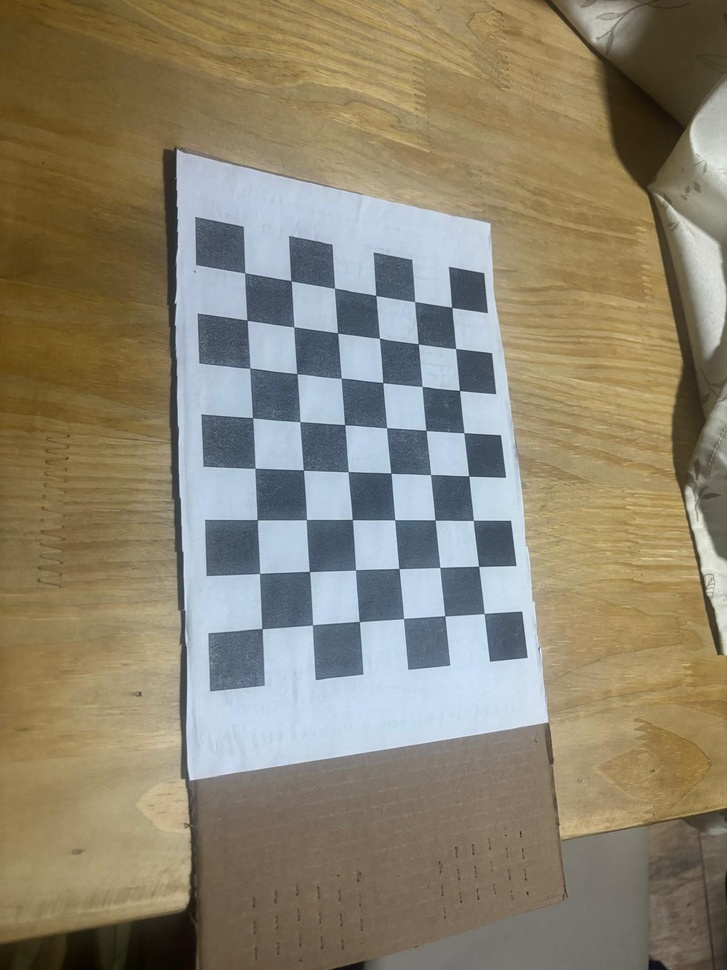
#> input picture data/calib/WhatsApp Image 2026-10-22 at 18.56.58 (1).jpeg, 727 x 970 px, shrunk from 1200 x 1600 before the run; its folder holds only this picture in this run
$ python calibracao1.py
#> lines starting #> are read from the running program, lines starting #| are printed output that depends on the picture; after the words box and inside, x2 and y2 are one past the last pixel; in counts of white or black regions, pixels touching at a corner belong together; long printed decimals are rounded
import numpy as np
import cv2 as cv
import glob
from pathlib import Path

# Critério de paragem do refinamento sub-pixel
criteria = (cv.TERM_CRITERIA_EPS + cv.TERM_CRITERIA_MAX_ITER, 30, 0.001)

# ADAPTAR: cantos INTERNOS (colunas, linhas) e lado do quadrado em metros
PATTERN = (6, 8)
SQUARE = 0.025

# Pontos 3D do tabuleiro: (0,0,0), (1,0,0), ... (6,5,0)
objp = np.zeros((PATTERN[0] * PATTERN[1], 3), np.float32)
objp[:, :2] = np.mgrid[0:PATTERN[0], 0:PATTERN[1]].T.reshape(-1, 2)
objp *= SQUARE   # ADAPTAÇÃO 1: em metros em vez de "unidades de quadrado"

objpoints = []   # pontos 3D no mundo real
imgpoints = []   # pontos 2D na imagem

BASE = Path(__file__).resolve().parent        # ...\src\coelho
CALIB_DIR = BASE.parent.parent / "data" / "calib"   # ...\helipad-pose\data\calib

images = []
for ext in ("*.jpg", "*.JPG", "*.jpeg", "*.png"):
    images += glob.glob(str(CALIB_DIR / ext))

print("pasta de calibração:", CALIB_DIR)
print("imagens encontradas:", len(images))

if not images:
    raise FileNotFoundError(f"Nenhuma imagem encontrada em {CALIB_DIR}")

import os
print("pasta atual:", os.getcwd())
print("imagens encontradas:", len(images))

for fname in images:
    img = cv.imread(fname)
#> img is the input picture: shape (970, 727, 3); mean B, G, R 111.8, 131.9, 140
    gray = cv.cvtColor(img, cv.COLOR_BGR2GRAY)
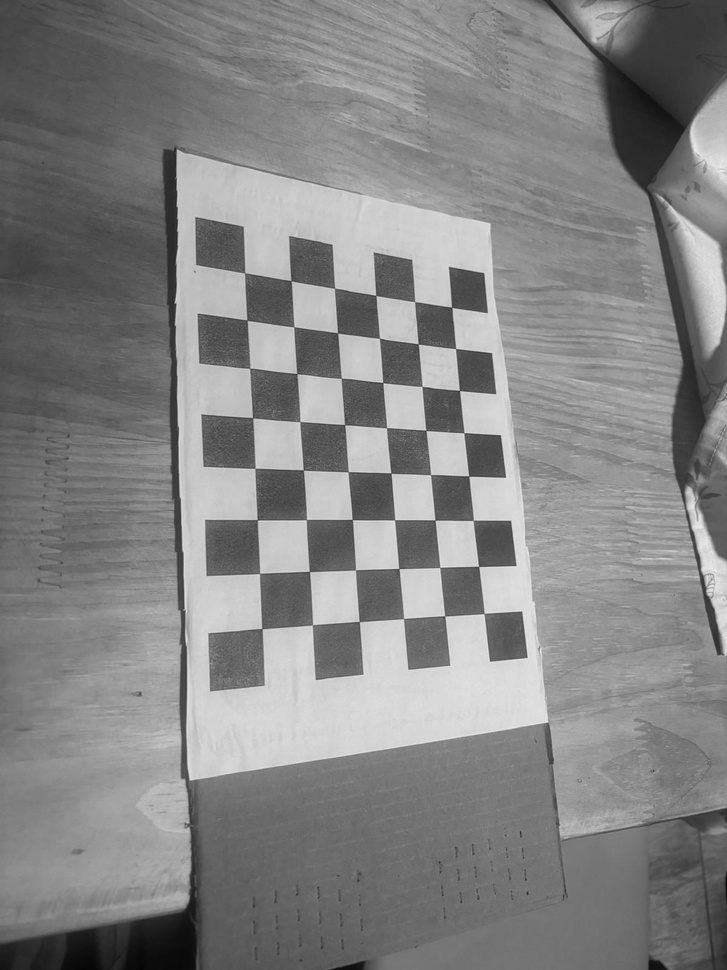
#> gray: shape (970, 727); min 4, max 241, mean 132

    ret, corners = cv.findChessboardCorners(gray, PATTERN, None)
#> ret = True; corners = 48 rows, first 8: [244.8, 272.7], [291.1, 280.8], [334.5, 288.2], [375.7, 295.4], [414.7, 301.6], [451.7, 307.3], [247, 320.3], [293.9, 326.8]

    if ret:
        objpoints.append(objp)
        corners2 = cv.cornerSubPix(gray, corners, (11, 11), (-1, -1), criteria)
#> corners2 = 48 rows, first 8: [244.7, 272.8], [291.1, 280.7], [334.5, 288.2], [375.9, 295.4], [414.7, 301.6], [451.7, 307.3], [247.1, 320.2], [293.9, 326.8]
        imgpoints.append(corners2)

        # Desenha os cantos para confirmares visualmente
        cv.drawChessboardCorners(img, PATTERN, corners2, ret)
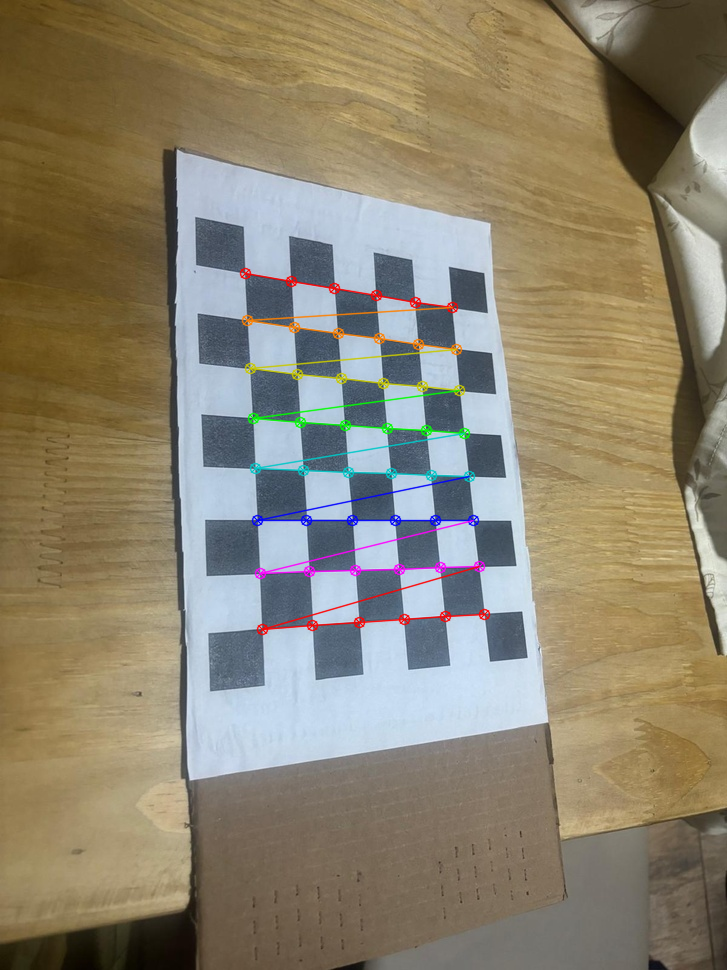
#> img: shape (970, 727, 3); 1.91% of pixels changed, all inside (x1, y1, x2, y2) = (239, 267, 491, 636)
        cv.imshow('img', img)
        cv.waitKey(500)
    else:
        print("sem tabuleiro:", fname)
cv.destroyAllWindows()

ret, mtx, dist, rvecs, tvecs = cv.calibrateCamera(
    objpoints, imgpoints, gray.shape[::-1], None, None,
    flags=cv.CALIB_FIX_K3)
#> ret = 0.245; mtx = [[764.4, 0, 374.9], [0, 759.6, 473.3], [0, 0, 1]]; dist = [[0.309, -1.41, -0.00121, 0.00882, 0]]; rvecs = ([-0.222, -0.515, -0.0247],); tvecs = ([-0.065, -0.1, 0.385],)

print("resolução (largura, altura):", gray.shape[::-1])
#| resolução (largura, altura): (727, 970)
print("RMS (px):", ret)
#| RMS (px): 0.2451
print("K =\n", mtx)
#| K =
#|  [[764.447   0.         374.889]
#|  [  0.         759.630 473.316]
#|  [  0.           0.           1.        ]]
print("dist =", dist.ravel())
#| dist = [ 3.08602012e-01 -1.40835909e+00 -1.20687822e-03  8.81516038e-03
#|   0.00000000e+00]


# Erro de reprojeção médio (parte final do tutorial)
mean_error = 0
per_image = []
for i in range(len(objpoints)):
    proj, _ = cv.projectPoints(objpoints[i], rvecs[i], tvecs[i], mtx, dist)
    proj = proj.reshape(-1, 2)
    det = imgpoints[i].reshape(-1, 2)
    error = cv.norm(det, proj, cv.NORM_L2) / np.sqrt(len(proj))   # RMS real, em px
    per_image.append(error)
    print(f"imagem {i}: {error:.3f} px")
    mean_error += error
#> this loop made 1 pass
#> (error, mean_error) on pass 1: (0.245, 0.245)
#| imagem 0: 0.245 px
#> after the loop, mean_error = 0.245; per_image = [0.245]
print("erro médio:", mean_error / len(objpoints))
#| erro médio: 0.2451

print("resolução (largura, altura):", gray.shape[::-1])
#| resolução (largura, altura): (727, 970)

# ADAPTAÇÃO 3: guardar para os outros módulos usarem
np.savez(BASE / "camera.npz", K=mtx, dist=dist, size=gray.shape[::-1])
print("guardado em:", BASE / "camera.npz")
